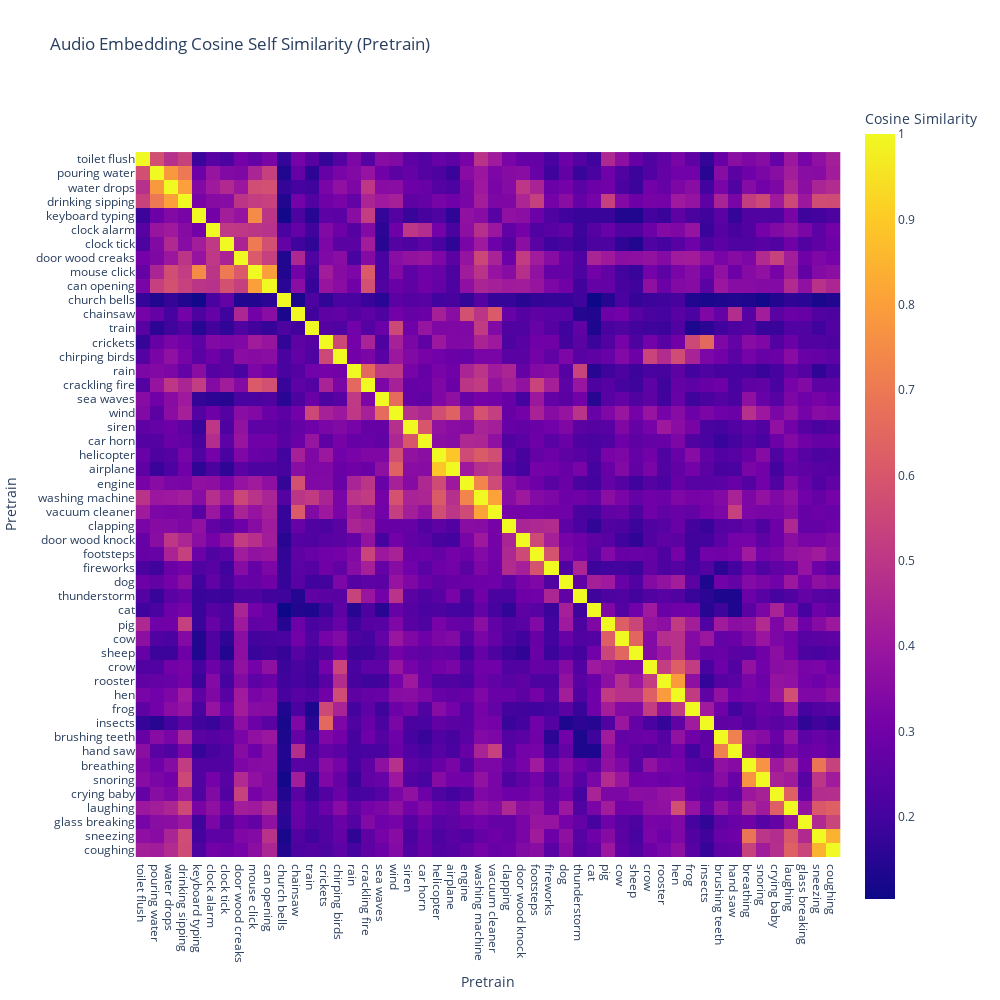

Notebook cell for this chart:
### Code cell
heatmap(pretrain_embedded_audios,
        pretrain_embedded_audios,
        xlabel='Pretrain',
        ylabel='Pretrain',
        title='Audio Embedding Cosine Self Similarity (Pretrain)',
        order=get_dendrogram_order('audio', pretrain=True))

### Figure 1 — Plotly figure (JSON) as saved in the notebook; plotly's stock layout.template omitted (floating-point values rounded to 4 significant figures; data arrays with more than 128 entries replaced by an {"elided": "..."} marker saying what was removed)
{"data": [{"coloraxis": "coloraxis", "hovertemplate": "Pretrain: %{x}<br>Pretrain: %{y}<br>Cosine Similarity: %{z}<extra></extra>", "name": "0", "type": "heatmap", "x": ["toilet flush", "pouring water", "water drops", "drinking sipping", "keyboard typing", "clock alarm", "clock tick", "door wood creaks", "mouse click", "can opening", "church bells", "chainsaw", "train", "crickets", "chirping birds", "rain", "crackling fire", "sea waves", "wind", "siren", "car horn", "helicopter", "airplane", "engine", "washing machine", "vacuum cleaner", "clapping", "door wood knock", "footsteps", "fireworks", "dog", "thunderstorm", "cat", "pig", "cow", "sheep", "crow", "rooster", "hen", "frog", "insects", "brushing teeth", "hand saw", "breathing", "snoring", "crying baby", "laughing", "glass breaking", "sneezing", "coughing"], "xaxis": "x", "y": ["toilet flush", "pouring water", "water drops", "drinking sipping", "keyboard typing", "clock alarm", "clock tick", "door wood creaks", "mouse click", "can opening", "church bells", "chainsaw", "train", "crickets", "chirping birds", "rain", "crackling fire", "sea waves", "wind", "siren", "car horn", "helicopter", "airplane", "engine", "washing machine", "vacuum cleaner", "clapping", "door wood knock", "footsteps", "fireworks", "dog", "thunderstorm", "cat", "pig", "cow", "sheep", "crow", "rooster", "hen", "frog", "insects", "brushing teeth", "hand saw", "breathing", "snoring", "crying baby", "laughing", "glass breaking", "sneezing", "coughing"], "yaxis": "y", "z": {"elided": "50x50 float values"}}], "layout": {"coloraxis": {"colorbar": {"title": {"text": "Cosine Similarity"}}, "colorscale": [[0, "#0d0887"], [0.1111, "#46039f"], [0.2222, "#7201a8"], [0.3333, "#9c179e"], [0.4444, "#bd3786"], [0.5556, "#d8576b"], [0.6667, "#ed7953"], [0.7778, "#fb9f3a"], [0.8889, "#fdca26"], [1, "#f0f921"]]}, "height": 1000, "title": {"text": "Audio Embedding Cosine Self Similarity (Pretrain)"}, "width": 1000, "xaxis": {"anchor": "y", "constrain": "domain", "domain": [0, 1], "scaleanchor": "y", "title": {"text": "Pretrain"}}, "yaxis": {"anchor": "x", "autorange": "reversed", "constrain": "domain", "domain": [0, 1], "title": {"text": "Pretrain"}}}}
